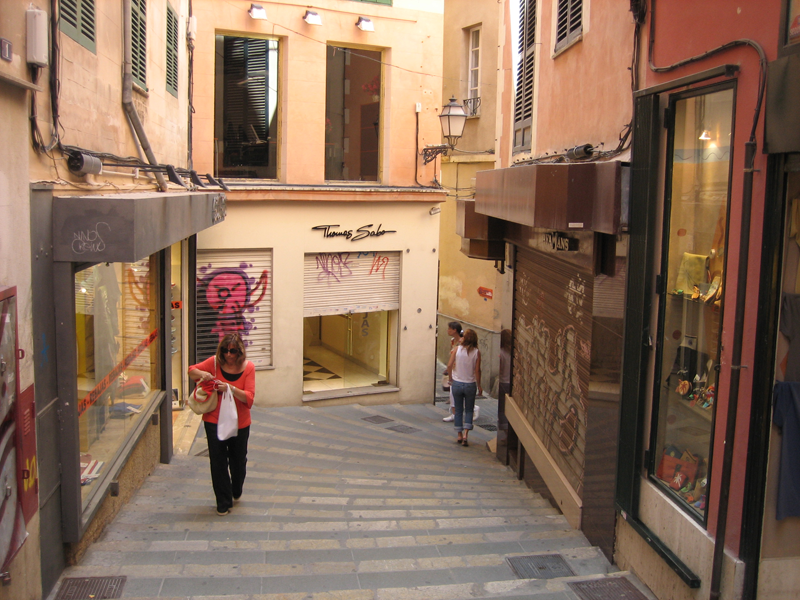
#> input picture M2-ComputerVision/TP1/images/palma.png, 800 x 600 px
$ jupyter execute restoration_for_students.ipynb
#> lines starting #> are read from the running program, lines starting #| are printed output that depends on the picture
# Part 3 : Restoration

In this part of the TP, we are going to look at image restoration. We will look at several type of noise and ways to remove this noise. We first define some helper functions.

[cell 1]
from matplotlib import pyplot as plt
import numpy as np
import imageio.v2 as imageio
from skimage import color

is_colab = False

def read_image(file_name):
#> called with file_name = 'images/palma.png'
    img_color = imageio.imread(file_name)
#> img_color is the input picture: shape (600, 800, 3); mean R, G, B 138.6, 110.9, 91.7
    img_gray = color.rgb2gray(img_color)
    return img_gray,img_color

def write_image(img_in,file_name_out):
    imageio.imwrite(file_name_out, np.uint8(255.0*img_in))

def display_image(img_in):
    plt.figure(figsize=(10, 10))
    if (img_in.ndim == 2):
        plt.imshow(img_in,cmap='gray')
    elif (img_in.ndim == 3):
        # careful, in this case we supppose the pixel values are between 0 and 255
        plt.imshow(np.uint8(img_in))
    else:
        print('Error, unknown number of dimensions in image')
    return

[cell 2]
file_dir = 'images/'
file_name = 'palma'
file_ext = '.png'

if (is_colab == True):
  !wget "https://perso.telecom-paristech.fr/anewson/doc/images/palma.png"
  img_gray,_ = read_image(file_name+file_ext)
else:
  img_gray,_ = read_image(file_dir+file_name+file_ext)

display_image(img_gray)
img_gray.shape
#> Out = (600, 800)

We will look at the following noise types :

- Gaussian noise
- Impulse (salt-and-pepper) noise
- Missing pixels

Fill in the following functions to add this noise to a gray-level image. Do not forget to clip the pixel values to the range $(0,1)$.

[cell 3]
def add_gaussian_noise(img_in,sigma_noise = 0.01):

    #INSERT CODE HERE
#> called with sigma_noise = 0.05
    img_out = img_in + np.random.normal(0, sigma_noise, size=img_in.shape)
    img_out[img_out<0] = 0
#> img_out: shape (600, 800) float64; min 0, max 1.17, mean 0.453
    img_out[img_out>1] = 1
#> img_out: shape (600, 800) float64; min 0, max 1, mean 0.453
    return img_out


def add_impulse_noise(img_in,p=0.9):
    #INSERT CODE HERE
#> called with p = 0.9
    uniform = np.random.uniform(size = img_in.shape)
    mask = np.where(uniform < 0.1, 0, 1)
    offset = np.where(uniform < 0.05, 0, 1)
    img_out = img_in * mask + offset
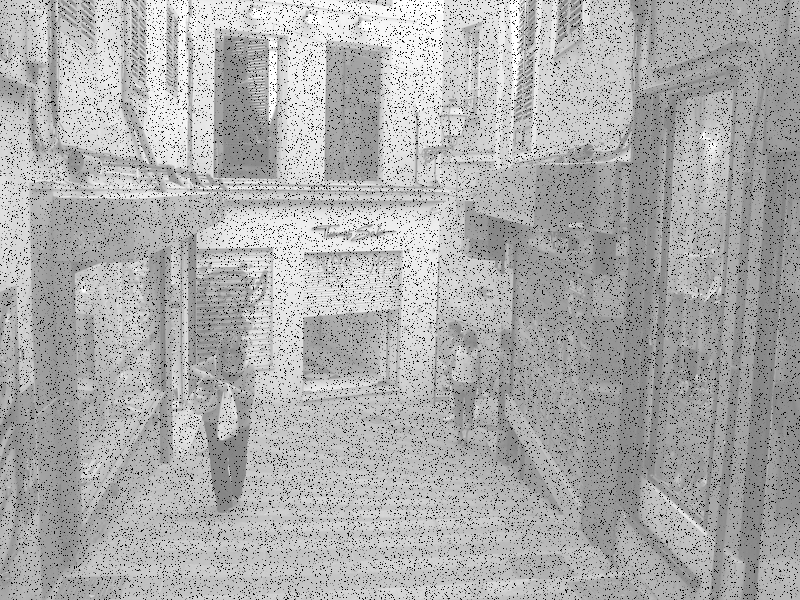
#> img_out: shape (600, 800) float64; min 0, max 2, mean 1.36; drawn with min black and max white
#> call 2 of write_image, with file_name_out = 'palma_impulse_noise.png'
#> in write_image (call 2), `imageio.imwrite(file_name_out, np.uint8(255.0*img_in))`:
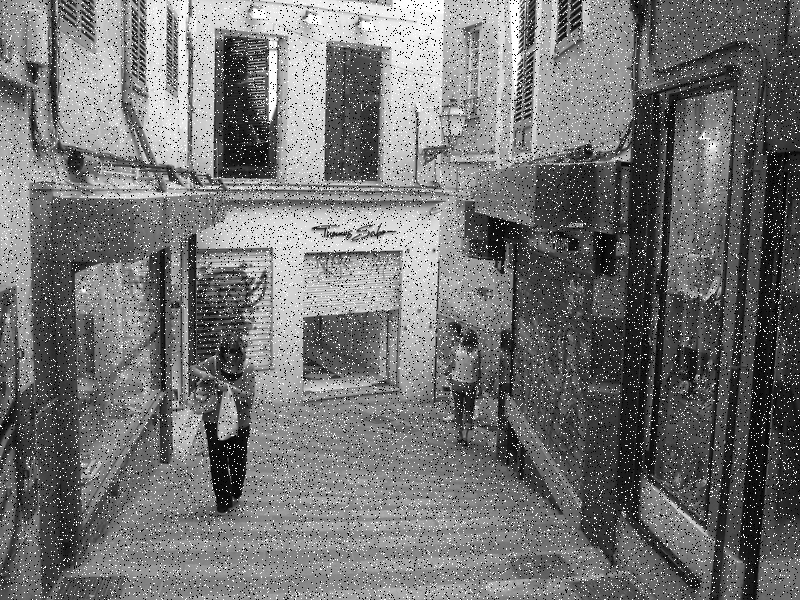
#> saved as palma_impulse_noise.png: shape (600, 800); min 0, max 255, mean 115.3
    return img_out

def add_missing_pixels_noise(img_in,p=0.9):
    #INSERT CODE HERE
#> called with p = 0.9
    uniform = np.random.uniform(size = img_in.shape)
    mask = np.where(uniform < 0.1, 0, 1)
    img_out = img_in * mask
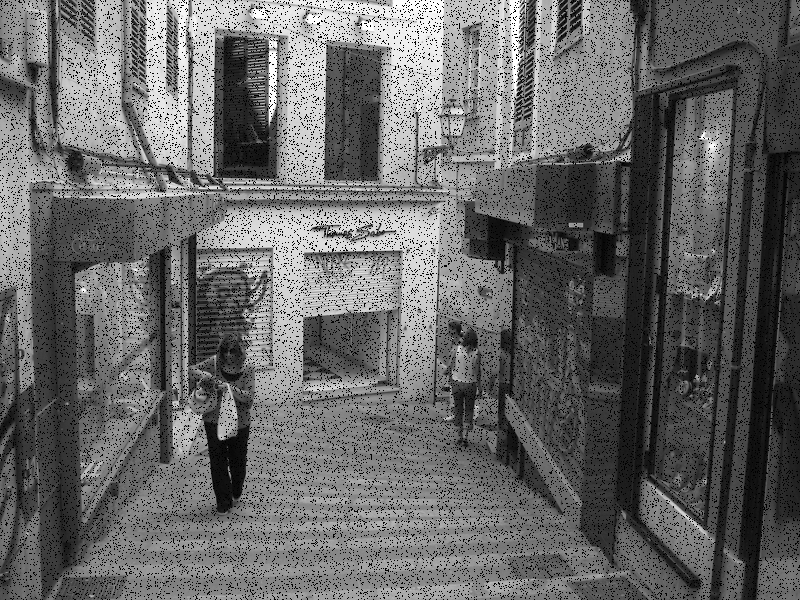
#> img_out: shape (600, 800) float64; min 0, max 1, mean 0.407
    return img_out

Add the different noises to the input image, and display (or write) the results. Use the following parameters :

- sigma_noise=0.05 for the gaussian noise
- $p=0.9$ (the probability of a pixel __not__ being affected, for the impulse noise and missing pixels

[cell 4]
sigma_noise = 0.05
#INSERT CODE HERE
img_gray_gaussian = add_gaussian_noise(img_gray, sigma_noise)
write_image(img_gray_gaussian,file_name+'_gaussian_noise.png')

#INSERT CODE HERE
img_gray_impulse = add_impulse_noise(img_gray)
write_image(img_gray_impulse,file_name+'_impulse_noise.png')

#INSERT CODE HERE
img_gray_missing = add_missing_pixels_noise(img_gray)
write_image(img_gray_missing,file_name+'_missing_pixels.png')

__Question 3.1__ For each type of noise, propose a restoration filter (see course slides)

__Answer__
- Gaussian noise: Gaussian filter
- impulse noise / missing pixels: median filter

Implement these restoration techniques in appropriately named functions, and write the corresponding output images. Try to find the parameters which give the best results (visually).

__Note__, you can use the filtering functions of the ``scipy.ndimage`` package, where the filtering is already implemented

[cell 5]
from scipy import ndimage

[cell 6]
def gaussian_filter(img,sigma = 3):
  #INSERT CODE HERE
#> called with sigma = 0.64
  img_out = ndimage.gaussian_filter(img,sigma)
  return img_out


def median_filter(img,median_size):
  #INSERT CODE HERE
#> called with median_size = 3
  img_out = ndimage.median_filter(img,median_size)
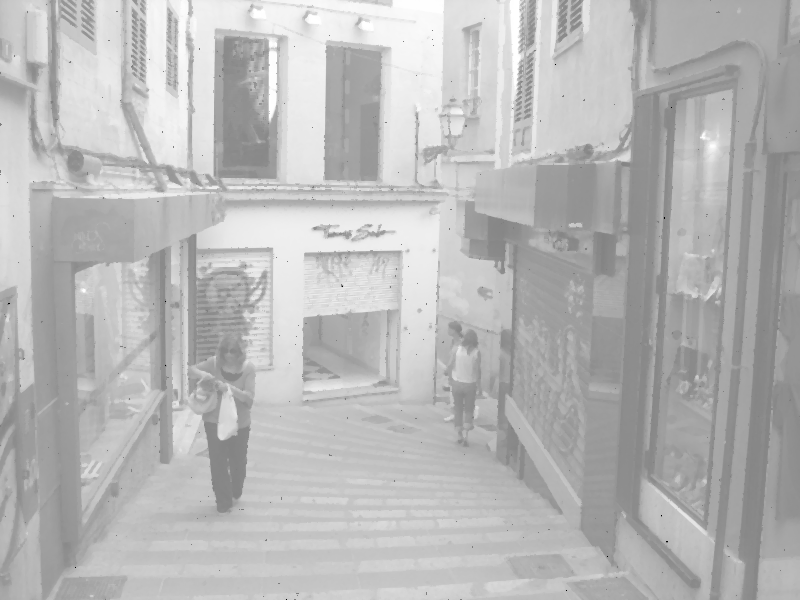
#> img_out: shape (600, 800) float64; min 0, max 2, mean 1.45; drawn with min black and max white
  return img_out

sigma_gauss = 0.64
img_out_gaussian = gaussian_filter(img_gray_gaussian,sigma_gauss)
write_image(img_out_gaussian,file_name+'_denoised_gaussian.png')

median_size = 3
img_out_impulse_median = median_filter(img_gray_impulse,median_size)
write_image(img_out_impulse_median,file_name+'_impulse_denoised_median.png')

img_out_missing_median = median_filter(img_gray_missing,median_size)
write_image(img_out_missing_median,file_name+'_missing_denoised_median.png')
#> in write_image (call 6), `imageio.imwrite(file_name_out, np.uint8(255.0*img_in))`:
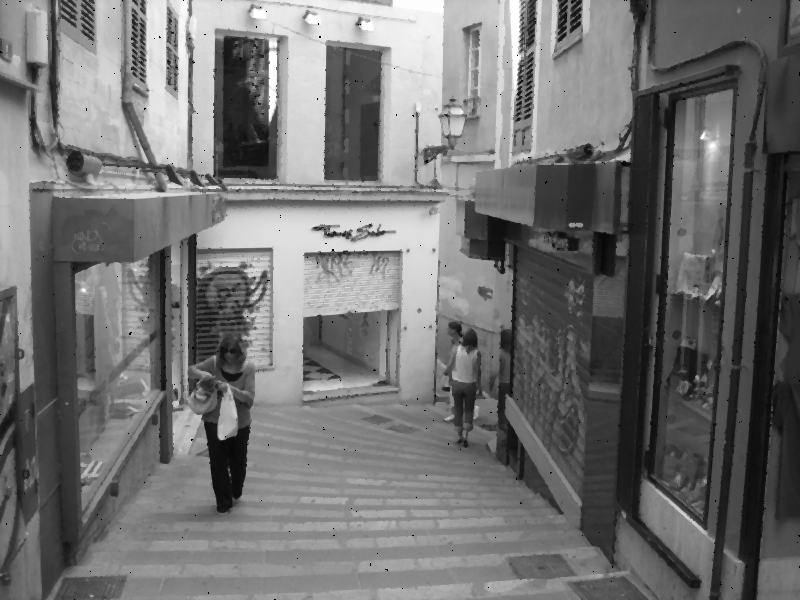
#> saved as palma_missing_denoised_median.png: shape (600, 800); min 0, max 255, mean 113.6

__Question 3.2__ Roughly speaking, what is the tradeoff which you are trying to achieve by tuning the parameters ?

__Answer__ the clarity of the original picture and the amount of noisy pixels.

### Evaluation

A commonly used metric for denoising is the ''Peak Signal-to-Noise Ratio'' (PSNR). This is linked to the commonly known mean squared error. The mean squared error is defined, for a reference image $Y$ and a restored image $Y$, of size $m \times n$ as :

- MSE$(Y,I) = \frac{1}{mn} \sum_{x,y} \left( I_{x,y} - Y_{x,y}\right)^2 $

The PSNR is defined, in Decibels, as :

PSNR$(Y,I) = 10 * \log{\left( \frac{I_{max}^2}{MSE(Y,I)} \right)}$,

where $I_{max}$ is the maximum value of the image. For us (normalised to 1), this gives :

PSNR$(Y,I) = -10 * \log{ \left({MSE(Y,I)} \right)}$.

Implement this in a function, and create a code to plot the PSNR for several values of the paramter, __in the Gaussian case only__.

[cell 7]
def PSNR(img,img_ref):
    #INSERT CODE HERE
    mse = ((img-img_ref) ** 2).sum()/(img.shape[0]*img.shape[1])
#> mse = 0.00247
    psnr = -10 * np.log(mse)
#> psnr = 60.03
    return psnr

# INSERT CODE HERE
sigmas = np.linspace(0, 1, 101)
PSNRs = [PSNR(gaussian_filter(img_gray_gaussian, sigma), img_gray) for sigma in sigmas]
#> PSNRs = 101 values, max 69.82 at index 64, min 60.03 at index 0, mean 64.98
print(sigmas[PSNRs.index(max(PSNRs))])
#| 0.64
plt.plot(sigmas, PSNRs)
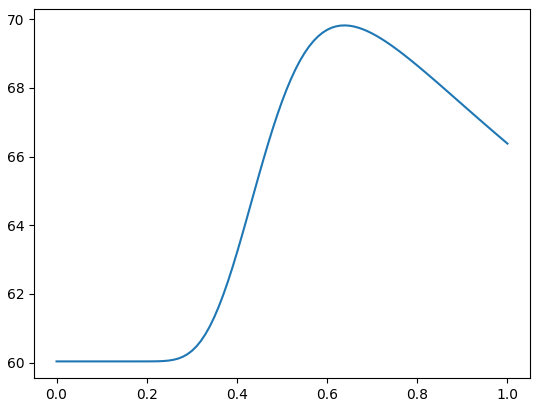
#> figure drawn by matplotlib, 1 panel; curve peaks at x = 0.64, y = 69.82

## Deconvolution

In this part of the TP, we are going to try and invert a convolution operation. This is called __deconvolution__, and can be carried out in the Fourier domain, as follows. For an image $I$, filter $f$ and an output $Y$, if we have :

$Y = I \ast f$,

then using the convolution theorem (see lesson), we have :

$I = \text{IFFT}\left(\frac{\hat{Y}}{\hat{f}}\right)$

where $\hat{Y}$ and $\hat{f}$ are the Fourier transforms of $Y$ and $f$ respectively.

To simplify the problem, we take a square image for this part of the TP.

[cell 8]
file_dir = 'images/'
file_name = 'boston'
file_ext = '.png'

if (is_colab == True):
  !wget "https://perso.telecom-paristech.fr/anewson/doc/images/boston.png"
  img_gray,_ = read_image(file_name+file_ext)
else:
  img_gray,_ = read_image(file_dir+file_name+file_ext)
#> call 2 of read_image, with file_name = 'images/boston.png'
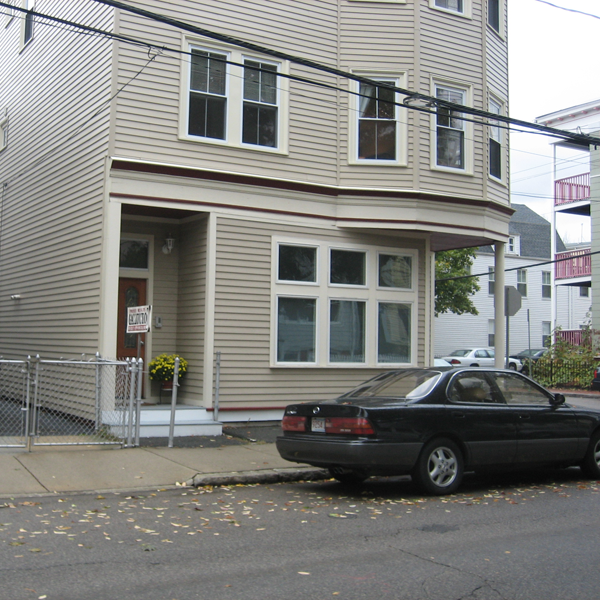
#> input picture M2-ComputerVision/TP1/images/boston.png, 600 x 600 px
#> in read_image, img_color is the input picture: shape (600, 600, 3); mean R, G, B 132.2, 132.4, 129.1
#> in read_image (call 2), `img_gray = color.rgb2gray(img_color)`:
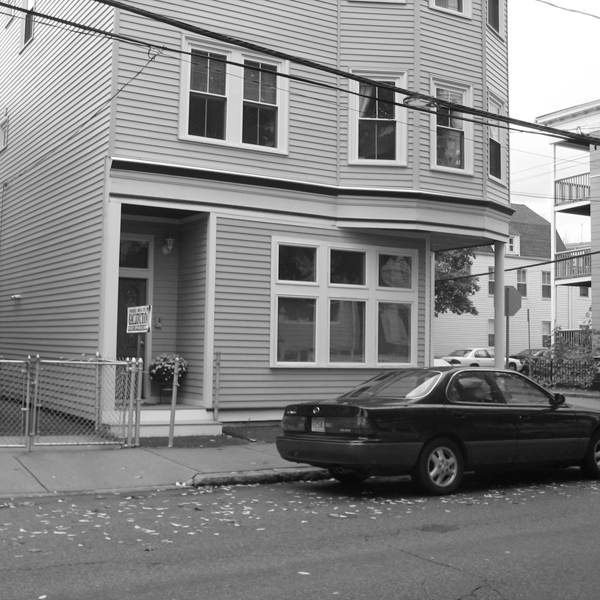
#> img_gray: shape (600, 600) float64; min 0.0275, max 1, mean 0.518
img_gray.shape

display_image(img_gray)
img_gray.shape
#> Out = (600, 600)

Now, let us consider the following fiter, defined in the Fourier domain :

[cell 9]
from scipy import signal

img_size = img_gray.shape[0]
#> img_size = 600
h_size = int(np.floor(img_size/2.0))
#> h_size = 300
f_hat = np.zeros((img_size,img_size))

X = np.asarray(range(-h_size,h_size))
#> X = 600 values from -300 to 299
f_hat = np.tile( np.expand_dims( np.exp(-( X**2) / (2.0*(20.0**2))) , axis=1), (1,img_size)).T
f_hat /= f_hat.sum()
f_hat = np.fft.ifftshift(f_hat)
plt.imshow( np.log( np.abs(f_hat)+1), cmap = 'gray')

print(f_hat.shape)
#| (600, 600)
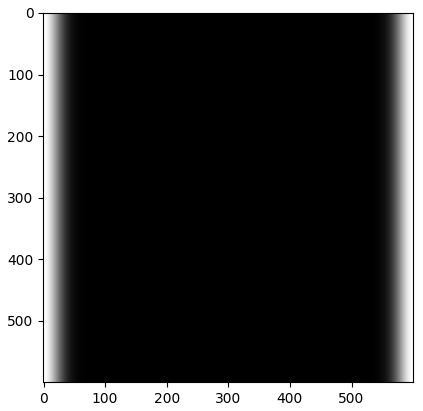
#> figure drawn by matplotlib, 1 panel

Using the convolution theorem and the inverse Fourier transform, carry out the convolution of the input image with $f$ and write the result ``img_convolved`` to an output file

[cell 10]
#INSERT CODE HERE
img_convolved = np.real(np.fft.ifft2(np.fft.fft2(img_gray)*f_hat))
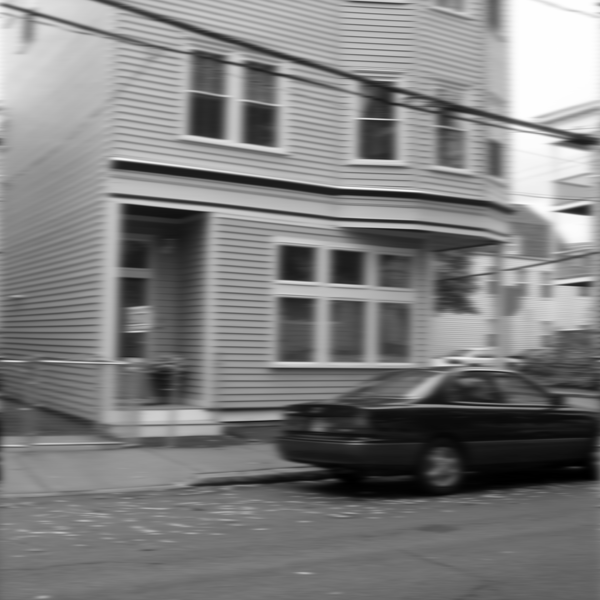
#> img_convolved: shape (600, 600) float64; min 1.19e-06, max 3.32e-05, mean 1.72e-05; drawn with min black and max white
img_convolved -= img_convolved.min()
img_convolved /= img_convolved.max()
write_image(img_convolved,file_name+'_convolution.png')
